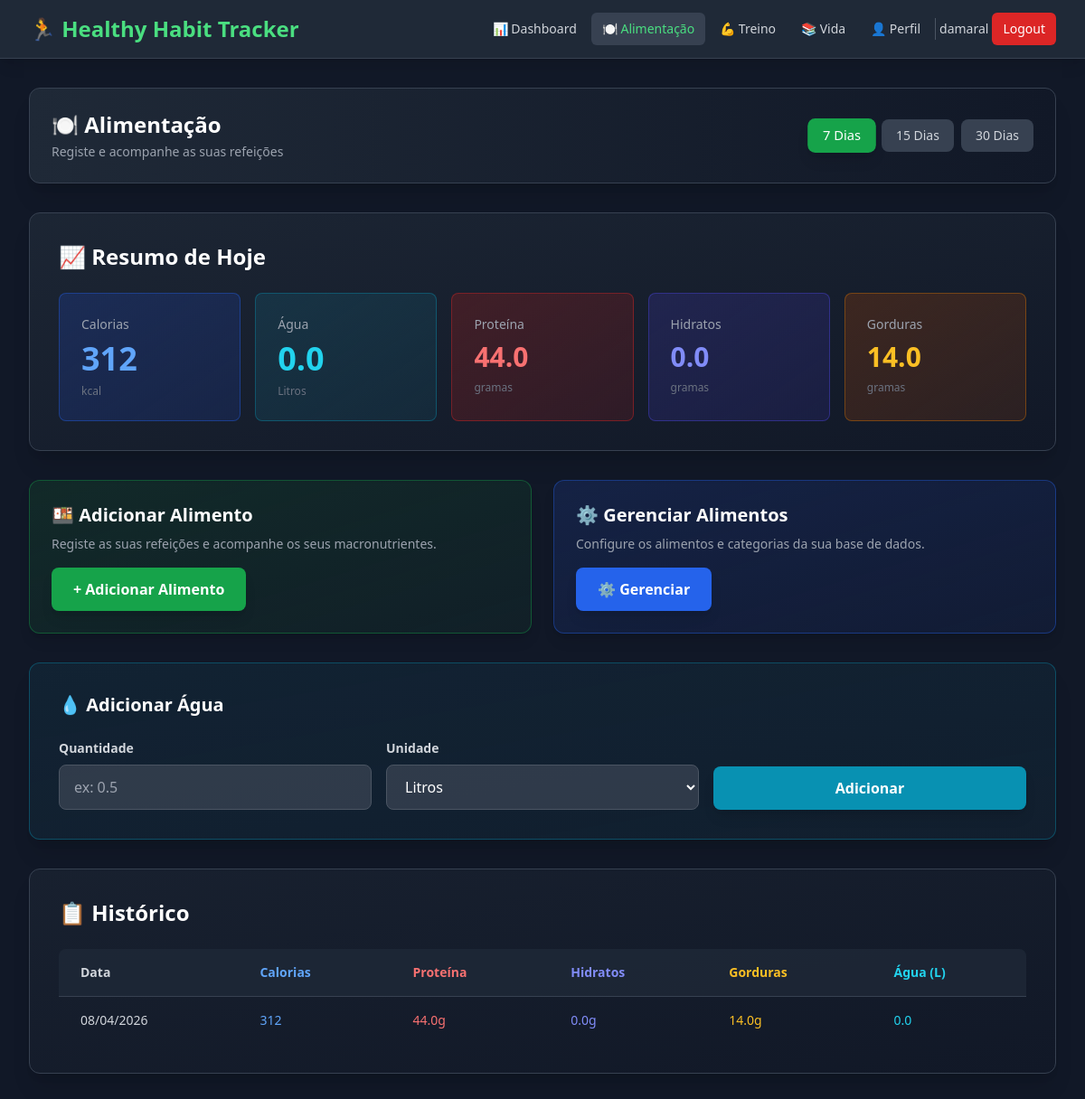
Page /alimentacao (signed in) on the committed database.
### models.py (models this page shows)
class User(db.Model, UserMixin):
    id = db.Column(db.Integer, primary_key=True)
    username = db.Column(db.String(80), unique=True, nullable=False)
    password_hash = db.Column(db.String(128), nullable=False)
    goal_calories = db.Column(db.Integer, default=2000)
    goal_water = db.Column(db.Float, default=2.0)
    goal_weight = db.Column(db.Float, default=70.0)
    goal_workout_time = db.Column(db.Integer, default=30) # minutos por dia
    goal_workout_days = db.Column(db.Integer, default=3) # dias por semana
    goal_sleep_hours = db.Column(db.Float, default=8.0) # horas por noite
    goal_reading_pages = db.Column(db.Integer, default=20) # páginas por dia
    logs = db.relationship('DailyLog', backref='user', lazy=True)
    training_plans = db.relationship('TrainingPlan', backref='user', lazy=True)

class DailyLog(db.Model):
    id = db.Column(db.Integer, primary_key=True)
    date = db.Column(db.Date, nullable=False, default=datetime.utcnow().date)
    calories_consumed = db.Column(db.Integer, default=0)
    water_liters = db.Column(db.Float, default=0.0)
    calories_burned = db.Column(db.Integer, default=0)
    workout_minutes = db.Column(db.Integer, default=0)
    reading_pages = db.Column(db.Integer, default=0)
    weight = db.Column(db.Float, default=0.0)
    sleep_hours = db.Column(db.Float, default=0.0)
    protein_consumed = db.Column(db.Float, default=0.0)
    carbs_consumed = db.Column(db.Float, default=0.0)
    fats_consumed = db.Column(db.Float, default=0.0)
    training_plan_id = db.Column(db.Integer, db.ForeignKey('training_plan.id'), nullable=True)
    training_plan = db.relationship('TrainingPlan', backref='logs', lazy=True)
    user_id = db.Column(db.Integer, db.ForeignKey('user.id'), nullable=False)
    __table_args__ = (db.UniqueConstraint('user_id', 'date', name='_user_date_uc'),)

### app.py (the view, shortened to what this page needs)
@app.route('/alimentacao', methods=['GET', 'POST'])
@login_required
def alimentacao():
    filter_days = int(request.args.get('days', 7))
    today = datetime.utcnow().date()
    start_date = today - timedelta(days=filter_days-1)
    logs = DailyLog.query.filter(DailyLog.user_id == current_user.id, DailyLog.date >= start_date).order_by(DailyLog.date.asc()).all()
    food_items = FoodItem.query.all()
    log_today = get_or_create_log(current_user.id)
    return render_template('alimentacao.html', logs=logs, food_items=food_items, log_today=log_today, filter_days=filter_days)

### app.py (called while the page is built)
@login_manager.user_loader
def load_user(user_id):
    return User.query.get(int(user_id))

def get_or_create_log(user_id, date=None):
    if date is None:
        date = datetime.utcnow().date()
    log = DailyLog.query.filter_by(user_id=user_id, date=date).first()
    if not log:
        log = DailyLog(user_id=user_id, date=date)
        db.session.add(log)
        db.session.commit()
    return log

### templates/alimentacao.html (shortened to what this page needs)
{% extends "base.html" %}
{% block content %}
<div class="space-y-8">
    <div class="flex flex-col sm:flex-row justify-between items-center bg-gradient-to-r from-gray-800 to-gray-900 p-6 rounded-xl shadow-xl border border-gray-700 gap-4">
        <div>
            <h2 class="text-2xl font-bold text-white">🍽️ Alimentação</h2>
            <p class="text-gray-400 text-sm mt-1">Registe e acompanhe as suas refeições</p>
        </div>
        <div class="flex flex-wrap justify-center gap-2">
            <a href="{{ url_for('alimentacao', days=7) }}" class="px-4 py-2 rounded-lg text-sm font-medium transition-all {% if filter_days == 7 %}bg-green-600 text-white shadow-lg scale-105{% else %}bg-gray-700 text-gray-300 hover:bg-gray-600{% endif %}">7 Dias</a>
            <a href="{{ url_for('alimentacao', days=15) }}" class="px-4 py-2 rounded-lg text-sm font-medium transition-all {% if filter_days == 15 %}bg-green-600 text-white shadow-lg scale-105{% else %}bg-gray-700 text-gray-300 hover:bg-gray-600{% endif %}">15 Dias</a>
            <a href="{{ url_for('alimentacao', days=30) }}" class="px-4 py-2 rounded-lg text-sm font-medium transition-all {% if filter_days == 30 %}bg-green-600 text-white shadow-lg scale-105{% else %}bg-gray-700 text-gray-300 hover:bg-gray-600{% endif %}">30 Dias</a>
        </div>
    </div>
    <div class="bg-gradient-to-br from-gray-800/80 to-gray-900/50 border border-gray-700 rounded-xl p-8 shadow-xl">
        <h2 class="text-2xl font-bold text-white mb-6">📈 Resumo de Hoje</h2>
        <div class="grid grid-cols-1 md:grid-cols-2 lg:grid-cols-5 gap-4">
            <div class="bg-gradient-to-br from-blue-900/40 to-blue-800/20 p-6 rounded-lg border border-blue-600/40 hover:from-blue-900/50 hover:to-blue-800/30 transition">
                <p class="text-gray-400 text-sm mb-2">Calorias</p>
                <p class="text-4xl font-bold text-blue-400">{{ log_today.calories_consumed }}</p>
                <p class="text-gray-500 text-xs mt-2">kcal</p>
            </div>
            <div class="bg-gradient-to-br from-cyan-900/40 to-cyan-800/20 p-6 rounded-lg border border-cyan-600/40 hover:from-cyan-900/50 hover:to-cyan-800/30 transition">
                <p class="text-gray-400 text-sm mb-2">Água</p>
                <p class="text-4xl font-bold text-cyan-400">{{ "%.1f" | format(log_today.water_liters) }}</p>
                <p class="text-gray-500 text-xs mt-2">Litros</p>
            </div>
            <div class="bg-gradient-to-br from-red-900/40 to-red-800/20 p-6 rounded-lg border border-red-600/40 hover:from-red-900/50 hover:to-red-800/30 transition">
                <p class="text-gray-400 text-sm mb-2">Proteína</p>
                <p class="text-3xl font-bold text-red-400">{{ "%.1f" | format(log_today.protein_consumed) }}</p>
                <p class="text-gray-500 text-xs mt-2">gramas</p>
            </div>
            <div class="bg-gradient-to-br from-indigo-900/40 to-indigo-800/20 p-6 rounded-lg border border-indigo-600/40 hover:from-indigo-900/50 hover:to-indigo-800/30 transition">
                <p class="text-gray-400 text-sm mb-2">Hidratos</p>
                <p class="text-3xl font-bold text-indigo-400">{{ "%.1f" | format(log_today.carbs_consumed) }}</p>
                <p class="text-gray-500 text-xs mt-2">gramas</p>
            </div>
            <div class="bg-gradient-to-br from-amber-900/40 to-amber-800/20 p-6 rounded-lg border border-amber-600/40 hover:from-amber-900/50 hover:to-amber-800/30 transition">
                <p class="text-gray-400 text-sm mb-2">Gorduras</p>
                <p class="text-3xl font-bold text-amber-400">{{ "%.1f" | format(log_today.fats_consumed) }}</p>
                <p class="text-gray-500 text-xs mt-2">gramas</p>
            </div>
        </div>
    </div>
    <div class="grid grid-cols-1 md:grid-cols-2 gap-6">
        <div class="bg-gradient-to-br from-green-900/30 to-green-800/10 border border-green-600/40 p-6 rounded-xl shadow-lg hover:from-green-900/40 hover:to-green-800/20 transition">
            <h3 class="text-xl font-bold text-white mb-2">🍱 Adicionar Alimento</h3>
            <p class="text-gray-400 text-sm mb-4">Registe as suas refeições e acompanhe os seus macronutrientes.</p>
            <a href="{{ url_for('adicionar_alimento') }}" class="inline-block bg-green-600 hover:bg-green-700 text-white px-6 py-3 rounded-lg font-semibold transition-all transform hover:scale-105 shadow-lg">
                + Adicionar Alimento
            </a>
        </div>
        <div class="bg-gradient-to-br from-blue-900/30 to-blue-800/10 border border-blue-600/40 p-6 rounded-xl shadow-lg hover:from-blue-900/40 hover:to-blue-800/20 transition">
            <h3 class="text-xl font-bold text-white mb-2">⚙️ Gerenciar Alimentos</h3>
            <p class="text-gray-400 text-sm mb-4">Configure os alimentos e categorias da sua base de dados.</p>
            <a href="{{ url_for('gerenciar_alimentos') }}" class="inline-block bg-blue-600 hover:bg-blue-700 text-white px-6 py-3 rounded-lg font-semibold transition-all transform hover:scale-105 shadow-lg">
                ⚙️ Gerenciar
            </a>
        </div>
    </div>
    <div class="bg-gradient-to-br from-cyan-900/20 to-cyan-800/10 border border-cyan-600/40 p-8 rounded-xl shadow-xl">
        <h3 class="text-xl font-bold text-white mb-6">💧 Adicionar Água</h3>
        <form method="POST" class="space-y-4">
            <div class="grid grid-cols-1 md:grid-cols-3 gap-4">
                <div>
                    <label class="block text-sm font-semibold text-gray-300 mb-2">Quantidade</label>
                    <input type="number" name="amount" step="0.1" required class="w-full px-4 py-3 bg-gray-700/80 border border-gray-600 rounded-lg text-white focus:outline-none focus:ring-2 focus:ring-cyan-500 focus:border-transparent" placeholder="ex: 0.5">
                </div>
                <div>
                    <label class="block text-sm font-semibold text-gray-300 mb-2">Unidade</label>
                    <select name="unit" required class="w-full px-4 py-3 bg-gray-700/80 border border-gray-600 rounded-lg text-white focus:outline-none focus:ring-2 focus:ring-cyan-500 focus:border-transparent">
                        <option value="liters">Litros</option>
                    </select>
                </div>
                <div class="flex items-end">
                    <button type="submit" class="w-full bg-cyan-600 hover:bg-cyan-700 text-white px-6 py-3 rounded-lg font-semibold transition-all transform hover:scale-105 shadow-lg">Adicionar</button>
                </div>
            </div>
        </form>
    </div>
    <div class="bg-gradient-to-br from-gray-800/50 to-gray-900/30 border border-gray-700 rounded-xl p-8 shadow-xl">
        <h3 class="text-2xl font-bold text-white mb-6">📋 Histórico</h3>
        <div class="overflow-x-auto rounded-lg">
            <table class="w-full text-sm">
                <thead class="bg-gray-800/80 border-b border-gray-700">
                    <tr>
                        <th class="px-6 py-4 text-left text-gray-300 font-semibold">Data</th>
                        <th class="px-6 py-4 text-left text-blue-400 font-semibold">Calorias</th>
                        <th class="px-6 py-4 text-left text-red-400 font-semibold">Proteína</th>
                        <th class="px-6 py-4 text-left text-indigo-400 font-semibold">Hidratos</th>
                        <th class="px-6 py-4 text-left text-amber-400 font-semibold">Gorduras</th>
                        <th class="px-6 py-4 text-left text-cyan-400 font-semibold">Água (L)</th>
                    </tr>
                </thead>
                <tbody class="divide-y divide-gray-700/50">
                    {% for log in logs %}
                    <tr class="hover:bg-gray-800/30 transition-colors">
                        <td class="px-6 py-4 text-gray-300">{{ log.date.strftime('%d/%m/%Y') }}</td>
                        <td class="px-6 py-4 text-blue-400 font-medium">{{ log.calories_consumed }}</td>
                        <td class="px-6 py-4 text-red-400 font-medium">{{ "%.1f" | format(log.protein_consumed) }}g</td>
                        <td class="px-6 py-4 text-indigo-400 font-medium">{{ "%.1f" | format(log.carbs_consumed) }}g</td>
                        <td class="px-6 py-4 text-amber-400 font-medium">{{ "%.1f" | format(log.fats_consumed) }}g</td>
                        <td class="px-6 py-4 text-cyan-400 font-medium">{{ "%.1f" | format(log.water_liters) }}</td>
                    </tr>
                    {% endfor %}
                </tbody>
            </table>
        </div>
    </div>
</div>
{% endblock %}

### templates/base.html (shortened to what this page needs)
<!DOCTYPE html>
<html lang="pt">
<head>
    <script src="https://cdn.tailwindcss.com"></script>
</head>
<body class="bg-gray-900 text-gray-100">
    <nav class="bg-gray-800 border-b border-gray-700 shadow-lg">
        <div class="max-w-7xl mx-auto px-4 sm:px-6 lg:px-8">
            <div class="flex justify-between h-16">
                <div class="flex items-center">
                    <h1 class="text-xl sm:text-2xl font-bold text-green-400">🏃 Healthy Habit Tracker</h1>
                </div>
                {% if current_user.is_authenticated %}
                <div class="hidden md:flex items-center space-x-1">
                    <a href="{{ url_for('dashboard') }}" class="{% if request.endpoint == 'dashboard' %}bg-gray-700 text-green-400{% else %}text-gray-300 hover:bg-gray-700 hover:text-white{% endif %} px-3 py-2 rounded-md text-sm font-medium transition-colors">📊 Dashboard</a>
                    <a href="{{ url_for('alimentacao') }}" class="{% if request.endpoint == 'alimentacao' %}bg-gray-700 text-green-400{% else %}text-gray-300 hover:bg-gray-700 hover:text-white{% endif %} px-3 py-2 rounded-md text-sm font-medium transition-colors">🍽️ Alimentação</a>
                    <a href="{{ url_for('treino') }}" class="{% if request.endpoint == 'treino' %}bg-gray-700 text-green-400{% else %}text-gray-300 hover:bg-gray-700 hover:text-white{% endif %} px-3 py-2 rounded-md text-sm font-medium transition-colors">💪 Treino</a>
                    <a href="{{ url_for('vida') }}" class="{% if request.endpoint == 'vida' %}bg-gray-700 text-green-400{% else %}text-gray-300 hover:bg-gray-700 hover:text-white{% endif %} px-3 py-2 rounded-md text-sm font-medium transition-colors">📚 Vida</a>
                    <a href="{{ url_for('perfil') }}" class="{% if request.endpoint == 'perfil' %}bg-gray-700 text-green-400{% else %}text-gray-300 hover:bg-gray-700 hover:text-white{% endif %} px-3 py-2 rounded-md text-sm font-medium transition-colors">👤 Perfil</a>
                    <span class="text-gray-300 text-sm mr-4">{{ current_user.username }}</span>
                    <a href="{{ url_for('logout') }}" class="bg-red-600 hover:bg-red-700 text-white px-3 py-2 rounded-md text-sm font-medium transition-colors">Logout</a>
                </div>
                {% endif %}
            </div>
        </div>
    </nav>
    <div class="max-w-7xl mx-auto px-4 sm:px-6 lg:px-8 py-8">
        {% block content %}{% endblock %}
    </div>
</body>
</html>

### rows in the picture
User: username "damaral"
DailyLog: calories_consumed "312", water_liters "0.0", protein_consumed "44.0", carbs_consumed "0.0", fats_consumed "14.0", date "08/04/2026"
